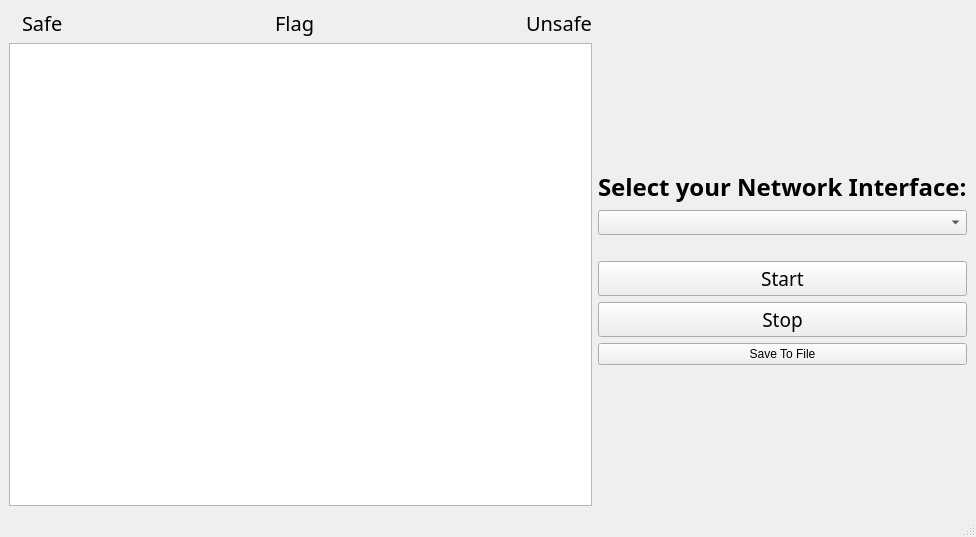
<?xml version="1.0" encoding="UTF-8"?>
<ui version="4.0">
 <class>MainWindow</class>
 <widget class="QMainWindow" name="MainWindow">
  <property name="enabled">
   <bool>true</bool>
  </property>
  <property name="geometry">
   <rect>
    <x>0</x>
    <y>0</y>
    <width>976</width>
    <height>537</height>
   </rect>
  </property>
  <property name="font">
   <font>
    <family>.AppleSystemUIFont</family>
   </font>
  </property>
  <property name="windowTitle">
   <string>FIREWALL.2</string>
  </property>
  <property name="documentMode">
   <bool>false</bool>
  </property>
  <property name="dockNestingEnabled">
   <bool>false</bool>
  </property>
  <property name="unifiedTitleAndToolBarOnMac">
   <bool>false</bool>
  </property>
  <widget class="QWidget" name="centralwidget">
   <layout class="QHBoxLayout" name="horizontalLayout">
    <item>
     <layout class="QVBoxLayout" name="verticalLayout">
      <item>
       <layout class="QHBoxLayout" name="horizontalLayout_2">
        <item>
         <widget class="QLabel" name="w">
          <property name="maximumSize">
           <size>
            <width>46</width>
            <height>23</height>
           </size>
          </property>
          <property name="text">
           <string/>
          </property>
          <property name="pixmap">
           <pixmap>../../../Documents/QT_learn/Firewall2/Resources/W.png</pixmap>
          </property>
          <property name="scaledContents">
           <bool>true</bool>
          </property>
         </widget>
        </item>
        <item>
         <widget class="QLabel" name="label_3">
          <property name="font">
           <font>
            <family>Poppins</family>
            <pointsize>15</pointsize>
           </font>
          </property>
          <property name="text">
           <string>Safe</string>
          </property>
         </widget>
        </item>
        <item>
         <spacer name="horizontalSpacer">
          <property name="orientation">
           <enum>Qt::Horizontal</enum>
          </property>
          <property name="sizeHint" stdset="0">
           <size>
            <width>40</width>
            <height>20</height>
           </size>
          </property>
         </spacer>
        </item>
        <item>
         <widget class="QLabel" name="Y">
          <property name="maximumSize">
           <size>
            <width>46</width>
            <height>23</height>
           </size>
          </property>
          <property name="text">
           <string/>
          </property>
          <property name="pixmap">
           <pixmap>../../../Documents/QT_learn/Firewall2/Resources/Y.png</pixmap>
          </property>
          <property name="scaledContents">
           <bool>true</bool>
          </property>
         </widget>
        </item>
        <item>
         <widget class="QLabel" name="label_4">
          <property name="font">
           <font>
            <family>Poppins</family>
            <pointsize>15</pointsize>
           </font>
          </property>
          <property name="text">
           <string>Flag</string>
          </property>
         </widget>
        </item>
        <item>
         <spacer name="horizontalSpacer_2">
          <property name="orientation">
           <enum>Qt::Horizontal</enum>
          </property>
          <property name="sizeHint" stdset="0">
           <size>
            <width>40</width>
            <height>20</height>
           </size>
          </property>
         </spacer>
        </item>
        <item>
         <widget class="QLabel" name="R">
          <property name="maximumSize">
           <size>
            <width>46</width>
            <height>23</height>
           </size>
          </property>
          <property name="text">
           <string/>
          </property>
          <property name="pixmap">
           <pixmap>../../../Documents/QT_learn/Firewall2/Resources/R.png</pixmap>
          </property>
          <property name="scaledContents">
           <bool>true</bool>
          </property>
         </widget>
        </item>
        <item>
         <widget class="QLabel" name="label_5">
          <property name="font">
           <font>
            <family>Poppins</family>
            <pointsize>15</pointsize>
           </font>
          </property>
          <property name="text">
           <string>Unsafe</string>
          </property>
          <property name="scaledContents">
           <bool>false</bool>
          </property>
         </widget>
        </item>
       </layout>
      </item>
      <item>
       <widget class="QTextEdit" name="outputText"/>
      </item>
     </layout>
    </item>
    <item>
     <layout class="QVBoxLayout" name="verticalLayout_2">
      <item>
       <spacer name="verticalSpacer">
        <property name="orientation">
         <enum>Qt::Vertical</enum>
        </property>
        <property name="sizeHint" stdset="0">
         <size>
          <width>20</width>
          <height>40</height>
         </size>
        </property>
       </spacer>
      </item>
      <item>
       <widget class="QLabel" name="label">
        <property name="maximumSize">
         <size>
          <width>300</width>
          <height>300</height>
         </size>
        </property>
        <property name="text">
         <string/>
        </property>
        <property name="pixmap">
         <pixmap>../../../Documents/QT_learn/Firewall2/Resources/logo.png</pixmap>
        </property>
        <property name="scaledContents">
         <bool>true</bool>
        </property>
        <property name="alignment">
         <set>Qt::AlignCenter</set>
        </property>
        <property name="wordWrap">
         <bool>false</bool>
        </property>
        <property name="openExternalLinks">
         <bool>false</bool>
        </property>
        <property name="textInteractionFlags">
         <set>Qt::LinksAccessibleByMouse</set>
        </property>
       </widget>
      </item>
      <item>
       <widget class="QLabel" name="label_2">
        <property name="font">
         <font>
          <family>Poppins</family>
          <pointsize>18</pointsize>
          <bold>true</bold>
         </font>
        </property>
        <property name="text">
         <string>Select your Network Interface:</string>
        </property>
       </widget>
      </item>
      <item>
       <widget class="QComboBox" name="interfaceComboBox">
        <property name="font">
         <font>
          <family>Poppins</family>
         </font>
        </property>
       </widget>
      </item>
      <item>
       <widget class="QLabel" name="label_6">
        <property name="text">
         <string/>
        </property>
       </widget>
      </item>
      <item>
       <widget class="QPushButton" name="startButton">
        <property name="font">
         <font>
          <family>Poppins</family>
          <pointsize>14</pointsize>
         </font>
        </property>
        <property name="text">
         <string>Start</string>
        </property>
       </widget>
      </item>
      <item>
       <widget class="QPushButton" name="stopButton">
        <property name="font">
         <font>
          <family>Poppins</family>
          <pointsize>14</pointsize>
         </font>
        </property>
        <property name="text">
         <string>Stop</string>
        </property>
       </widget>
      </item>
      <item>
       <widget class="QPushButton" name="saveButton">
        <property name="text">
         <string>Save To File</string>
        </property>
       </widget>
      </item>
      <item>
       <layout class="QHBoxLayout" name="horizontalLayout_4"/>
      </item>
      <item>
       <spacer name="verticalSpacer_2">
        <property name="orientation">
         <enum>Qt::Vertical</enum>
        </property>
        <property name="sizeHint" stdset="0">
         <size>
          <width>20</width>
          <height>40</height>
         </size>
        </property>
       </spacer>
      </item>
     </layout>
    </item>
   </layout>
  </widget>
  <widget class="QMenuBar" name="menubar">
   <property name="geometry">
    <rect>
     <x>0</x>
     <y>0</y>
     <width>976</width>
     <height>22</height>
    </rect>
   </property>
  </widget>
  <widget class="QStatusBar" name="statusbar"/>
 </widget>
 <resources/>
 <connections/>
</ui>
